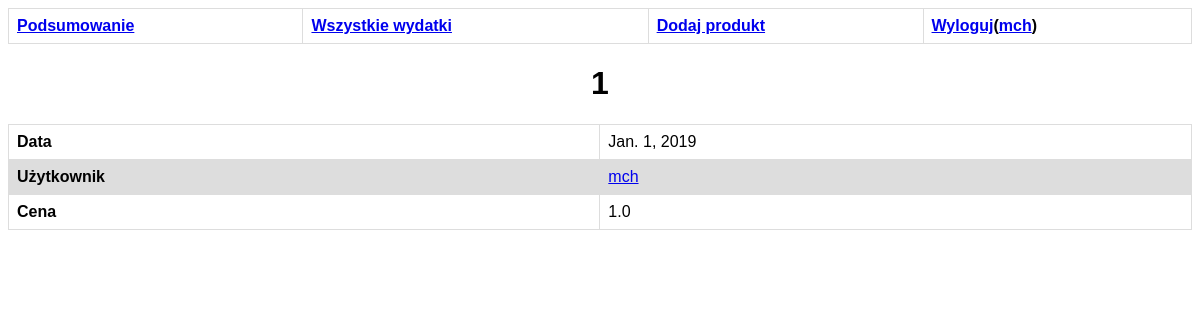
The app's page /expense/6/ (signed in) with its own data.
### rozliczenie/models.py (models this page shows, shortened)
class Expense(models.Model):
    description = models.CharField(max_length=200)
    price = models.FloatField()
    pub_date = models.DateField()
    user_id = models.ForeignKey(User, on_delete=models.CASCADE)

### rozliczenie/views.py (the view)
# urls.py: path('expense/<int:expense_id>/', views.expense_detail, name='expense_detail'),
def expense_detail(request, expense_id):
    expense = get_object_or_404(Expense, pk=expense_id)
    return render(request, 'expense_detail.html', {'expense': expense})

### rozliczenie/templates/expense_detail.html
{% extends 'base.html' %}
{% load static %}
{% block content %}
<h1>{{expense.description}}</h1>
<table>
    <tr>
        <th>Data</th>
        <td>{{expense.pub_date}}</td>
    </tr>
    <tr>
        <th>Użytkownik</th>
        <td><a href="/user/{{expense.user_id}}">{{expense.user_id}}</a></td>
    </tr>
    <tr>
        <th>Cena</th>
        <td>{{expense.price}}</td>
    </tr>
</table>
{% endblock %}

### rozliczenie/templates/base.html (shortened to what this page needs)
{% load static %}
<!DOCTYPE html>
<html lang="en">
<head>
    <link rel="stylesheet" type="text/css" href="{% static 'style.css' %}"/>
</head>
<body>
<table>
    <tr>
        <th><a href="{% url 'users' %}">Podsumowanie</a></th>
        <th><a href="{% url 'expenses' %}">Wszystkie wydatki</a></th>
        {% if user.is_authenticated %}
        <th><a href="{% url 'post_expense'%}">Dodaj produkt</a></th>
        <th><a href="{% url 'logout' %}">Wyloguj</a>(<a href="{% url 'user_detail' user.username %}">{{user.username}}</a>)</th>
        {% else %}
        <th><a href="{% url 'login' %}">Logowanie</a></th>
        {% endif %}
    </tr>
</table>
{% block content %}
{% endblock %}
</body>
</html>

### rozliczenie/static/style.css (style rules this page uses)
table { font-family: arial, sans-serif; border-collapse: collapse; width: 100%; }
td, th { border: 1px solid #dddddd; text-align: left; padding: 8px; }
tr:nth-child(even) { background-color: #dddddd; }
h1 { text-align: center; font-family: arial; }

### records on screen
Expense: description "1", pub_date "Jan. 1, 2019", user_id "mch", price "1.0"

### other values on screen
{{ user.username }} "mch"
